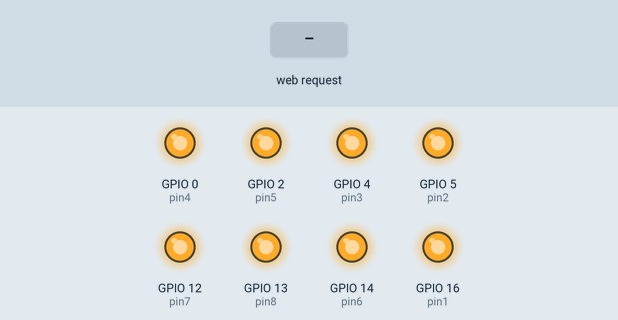
Recording of a sketch running on a simulated ESP8266 (NodeMCU). Shown: output pins drawn as LEDs (lit = HIGH). Inputs (shaded band) come from the test bench. WiFi joins after 1.5 s; servers stay silent unless stated; what the sketch prints to the serial monitor is not drawn.

Above: at 2.8 s.
2.9 s: HTTP request GET /relay=ON received
At 4.0 s:
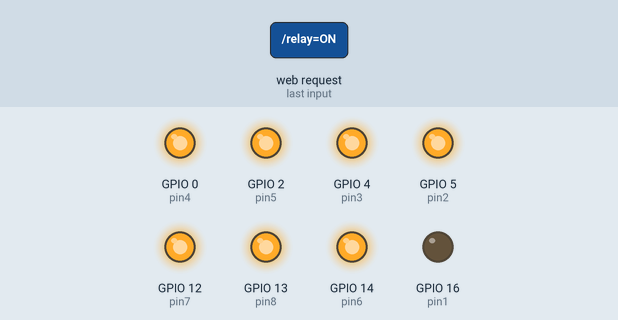
4.4 s: HTTP request GET /relay2=ON received
At 5.2 s:
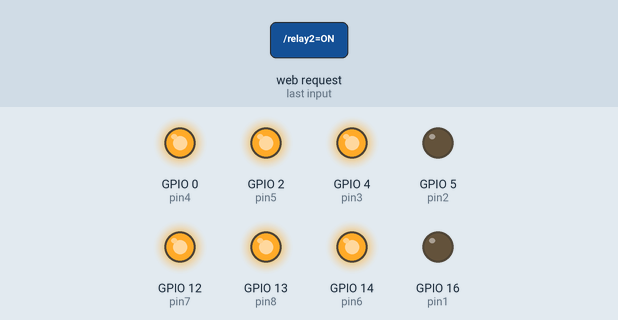
5.9 s: HTTP request GET /relay=OFF received
At 6.3 s:
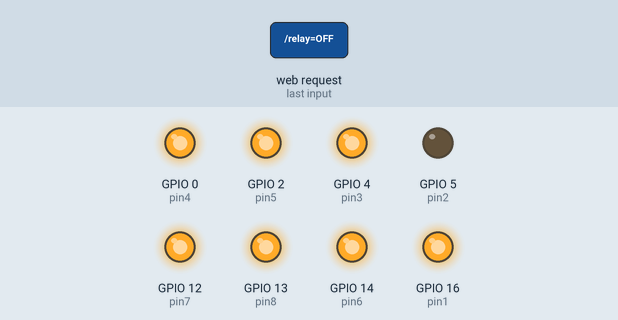
7.4 s: HTTP request GET /relay3=ON received
At 8.6 s:
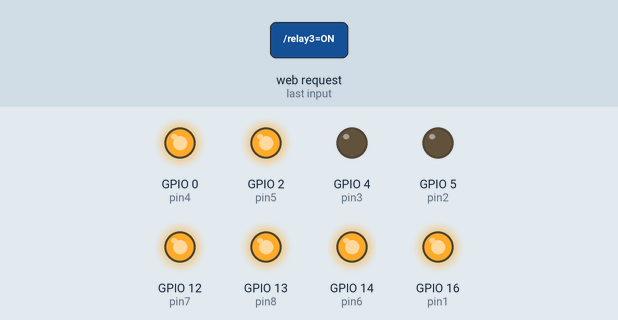
8.9 s: HTTP request GET /relay2=OFF received
At 9.8 s:
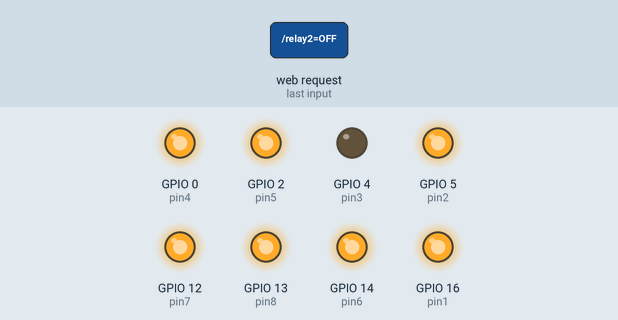
10.4 s: HTTP request GET /relay4=ON received
At 11.0 s:
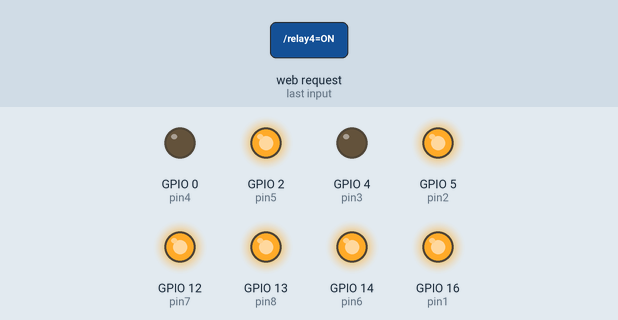
Timing chart, 0 to 12.9 s (numbered marks = the images above; inputs shaded):
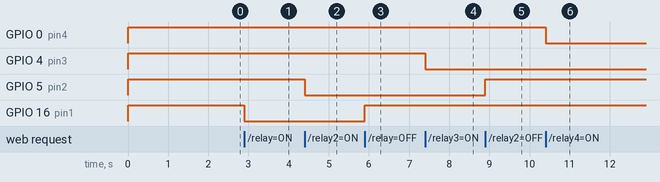

Measured:
- after the input at 2.9 s, GPIO 16 (pin1): HIGH → LOW at once
- after the input at 4.4 s, GPIO 5 (pin2): HIGH → LOW at once
- after the input at 5.9 s, GPIO 16 (pin1): LOW → HIGH at once
- after the input at 7.4 s, GPIO 4 (pin3): HIGH → LOW at once
- after the input at 8.9 s, GPIO 5 (pin2): LOW → HIGH at once
- after the input at 10.4 s, GPIO 0 (pin4): HIGH → LOW at once

The sketch:

SmartHome.ino
```cpp
#include <ESP8266WiFi.h>

//const char* ssid     = "free-wifi";
//const char* password = "12342680";

const char* ssid = "UKTC";
const char* password= "uktc1234";


// GPIO16->D0; GPIO5->D1; GPIO4->D2; GPIO0->D3; GPIO2->D4;
// GPIO14->D5; GPIO12->D6; GPIO13->D7; GPIO15->D8;
int pin1 = 16, pin2 = 5, pin3 = 4, pin4 = 0;
int pin5 = 2, pin6 = 14, pin7 = 12, pin8 = 13;

int value1 = LOW, value2 = LOW, value3 = LOW, value4 = LOW;
int value5 = LOW, value6 = LOW, value7 = LOW, value8 = LOW;
WiFiServer server(80);

void setup() {
  Serial.begin(115200);
  delay(10);
  setPins();

  Serial.println();
  Serial.print("Connecting to ");
  Serial.println(ssid);
  WiFi.begin(ssid, password);
  while (WiFi.status() != WL_CONNECTED) {
    delay(200);
    Serial.print(".");
  }
  Serial.println("");
  Serial.println("WiFi connected");

  server.begin();
  Serial.println("Server started");

  Serial.print("http://");
  Serial.print(WiFi.localIP());

}

void loop() {
  WiFiClient client = server.available();
  if (!client) {
    return;
  }

  Serial.println("new client");
  while (!client.available()) {
    delay(1);
  }

  String request = client.readStringUntil('\r');
  Serial.println(request);
  client.flush();

  /////////////////////////////

  //relay1
  if (request.indexOf("/relay=OFF") != -1)  {
    digitalWrite(pin1, HIGH);
    value1 = HIGH;
  } else if (request.indexOf("/relay=ON") != -1)  {
    digitalWrite(pin1, LOW);
    value1 = LOW;
  }
  //.....................................................
  //relay2
  else if (request.indexOf("/relay2=OFF") != -1)  {
        digitalWrite(pin2, HIGH);
        value2 = HIGH;
  } else if (request.indexOf("/relay2=ON") != -1)  {
        digitalWrite(pin2, LOW);
        value2 = LOW;
  }
  //.....................................................
  //relay3
  else if (request.indexOf("/relay3=OFF") != -1)  {
        digitalWrite(pin3, HIGH);
        value3 = HIGH;
  } else if (request.indexOf("/relay3=ON") != -1)  {
        digitalWrite(pin3, LOW);
        value3 = LOW;
  }
  //.....................................................
  //relay4
  else if (request.indexOf("/relay4=OFF") != -1)  {
        digitalWrite(pin4, HIGH);
        value4 = HIGH;
  } else if (request.indexOf("/relay4=ON") != -1)  {
        digitalWrite(pin4, LOW);
        value4 = LOW;
  }
  //.....................................................
  //relay5
  else if (request.indexOf("/relay5=OFF") != -1)  {
        digitalWrite(pin5, HIGH);
        value5 = HIGH;
  } else if (request.indexOf("/relay5=ON") != -1)  {
        digitalWrite(pin5, LOW);
        value5 = LOW;
  }
  //.....................................................
  //relay6
  else if (request.indexOf("/relay6=OFF") != -1)  {
        digitalWrite(pin6, HIGH);
        value6 = HIGH;
  } else if (request.indexOf("/relay6=ON") != -1)  {
        digitalWrite(pin6, LOW);
        value6 = LOW;
  }
  //.....................................................
  //relay7
  else if (request.indexOf("/relay7=OFF") != -1)  {
        digitalWrite(pin7, HIGH);
        value7 = HIGH;
  } else if (request.indexOf("/relay7=ON") != -1)  {
        digitalWrite(pin7, LOW);
        value7 = LOW;
  }
  //.....................................................
  //relay8
  else if (request.indexOf("/relay8=OFF") != -1)  {
        digitalWrite(pin8, HIGH);
        value8 = HIGH;
  } else if (request.indexOf("/relay8=ON") != -1)  {
        digitalWrite(pin8, LOW);
        value8 = LOW;
  }
  //.....................................................
  //HTML-------------------------------------------------
  client.println("HTTP/1.1 200 OK");
  client.println("Content-Type: text/html");
  client.println(""); //  do not forget this one
  client.println("<!DOCTYPE HTML>");
  client.println("<html>");
  client.println("<head><title>UKTC Smart house </title>");
  client.println("<style>.button {");
  client.println("background-color: #e7e7e7;");
  client.println("border:1px solid #000000;");
  client.println("color: black;");
  client.println("padding: 7px 7px;");
  client.println("font-size: 16px;");
  client.println("border-radius: 12px;}");
  client.println(".button:hover{");
  client.println("background-color: #d1d1d1;");
  client.println("color: black;}</style></head>");
  client.println("<body bgcolor=#a6ede4>");
  client.println("<h2 align = \"center\">UKTC Smart house v.01</h2>");
  //https://uktc-bg.com/uktc-content/themes/uktc-wp/images/logo.png
  client.println("<h3 align = \"center\"> <img src = http://bit.do/ePCCh  height=\"100\" width=\"100\"></img></h3>");
  client.println("<table align = \"center\">");
  client.println("<tr><td>");
  //relay1
  client.print("Relay1 is now: ");
  if (value1 == HIGH) {
    client.print("<i>Off</i>  ||<br>");
  } else {
    client.print("<i>On</i> ||<br>");
  }
  client.println("<a href=\"/relay=ON\"\"><button class = \"button\"><b>On</b> </button></a>");
  client.println("<a href=\"/relay=OFF\"\"><button class = \"button\"><b>Off</b> </button></a>");
  client.println("<br></br></td>");
  //.....................................................
  //relay2
  client.println("<td>");
  client.print("Relay2 is now: ");
  if (value2 == HIGH) {
    client.print("<i>Off</i><br>");
  } else {
    client.print("<i>On</i><br>");
  }
  client.println("<a href=\"/relay2=ON\"\"><button class = \"button\"><b>On</b> </button></a>");
  client.println("<a href=\"/relay2=OFF\"\"><button class = \"button\"><b>Off</b> </button></a>");
  client.println("<br></br></td></tr>");
  //.....................................................
  //relay3
  client.println("<tr><td>");
  client.print("Relay3 is now: ");
  if (value3 == HIGH) {
    client.print("<i>Off</i>  ||<br>");
  } else {
    client.print("<i>On</i> ||<br>");
  }
  client.println("<a href=\"/relay3=ON\"\"><button class = \"button\"><b>On</b> </button></a>");
  client.println("<a href=\"/relay3=OFF\"\"><button class = \"button\"><b>Off</b> </button></a>");
  client.println("<br></br></td>");
  //.....................................................
  //relay4
  client.println("<td>");
  client.print("Relay4 is now: ");
  if (value4 == HIGH) {
    client.print("<i>Off</i><br>");
  } else {
    client.print("<i>On</i><br>");
  }
  client.println("<a href=\"/relay4=ON\"\"><button class = \"button\"><b>On</b> </button></a>");
  client.println("<a href=\"/relay4=OFF\"\"><button class = \"button\"><b>Off</b> </button></a>");
  client.println("<br></br></td></tr>");
  //.....................................................
  //relay5
  client.println("<tr><td>");
  client.print("Relay5 is now: ");
  if (value5 == HIGH) {
    client.print("<i>Off</i>  ||<br>");
  } else {
    client.print("<i>On</i> ||<br>");
  }
  client.println("<a href=\"/relay5=ON\"\"><button class = \"button\"><b>On</b> </button></a>");
  client.println("<a href=\"/relay5=OFF\"\"><button class = \"button\"><b>Off</b> </button></a>");
  client.println("<br></br></td>");
  //.....................................................
  //relay6
  client.println("<td>");
  client.print("Relay6 is now: ");
  if (value6 == HIGH) {
    client.print("<i>Off</i><br>");
  } else {
    client.print("<i>On</i><br>");
  }
  client.println("<a href=\"/relay6=ON\"\"><button class = \"button\"><b>On</b> </button></a>");
  client.println("<a href=\"/relay6=OFF\"\"><button class = \"button\"><b>Off</b> </button></a>");
  client.println("<br></br></td></th>");
  //.....................................................
  //relay7
  client.println("<tr><td>");
  client.print("Relay7 is now: ");
  if (value7 == HIGH) {
    client.print("<i>Off</i>  ||<br>");
  } else {
    client.print("<i>On</i> ||<br>");
  }
  client.println("<a href=\"/relay7=ON\"\"><button class = \"button\"><b>On</b> </button></a>");
  client.println("<a href=\"/relay7=OFF\"\"><button class = \"button\"><b>Off</b> </button></a>");
  client.println("<br></br></td>");
  //.....................................................
  //relay8
  client.println("<td>");
  client.print("Relay8 is now: ");
  if (value8 == HIGH) {
    client.print("<i>Off</i><br>");
  } else {
    client.print("<i>On</i><br>");
  }
  client.println("<a href=\"/relay8=ON\"\"><button class = \"button\"><b>On</b> </button></a>");
  client.println("<a href=\"/relay8=OFF\"\"><button class = \"button\"><b>Off</b> </button></a>");
  client.println("<br></br></td></th>");
  //.....................................................
  client.println("</table>");
  client.println("</body>");
  client.println("</html>");
  delay(1);
  Serial.println("Client disonnected");
  Serial.println("");
  //-----------------------------------------------------
}

void setPins(){
  pinMode(pin1, OUTPUT);
  digitalWrite(pin1, HIGH);
  pinMode(pin2, OUTPUT);
  digitalWrite(pin2, HIGH);
  pinMode(pin3, OUTPUT);
  digitalWrite(pin3, HIGH);
  pinMode(pin4, OUTPUT);
  digitalWrite(pin4, HIGH);
  pinMode(pin5, OUTPUT);
  digitalWrite(pin5, HIGH);
  pinMode(pin6, OUTPUT);
  digitalWrite(pin6, HIGH);
  pinMode(pin7, OUTPUT);
  digitalWrite(pin7, HIGH);
  pinMode(pin8, OUTPUT);
  digitalWrite(pin8, HIGH);
}
```
